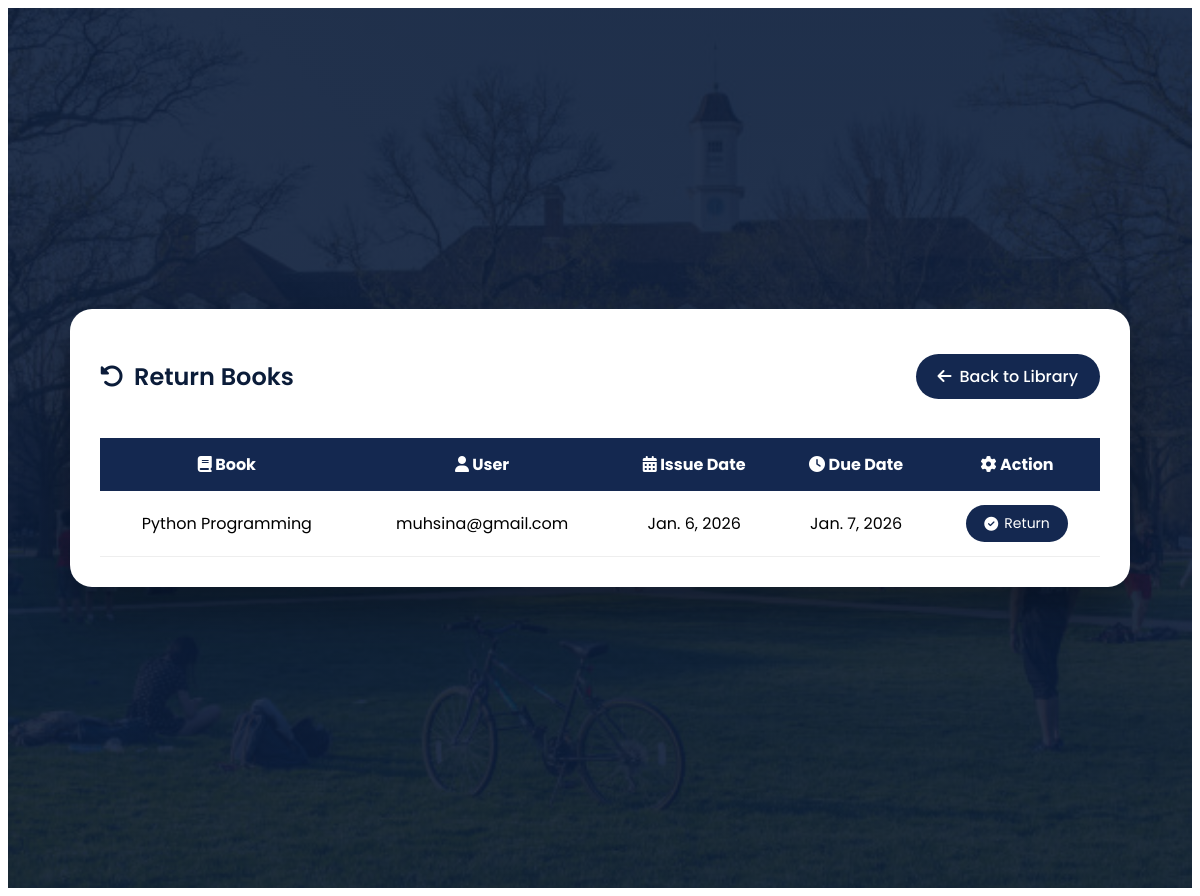
Page /library/return/ (signed in) on the earlier database version.
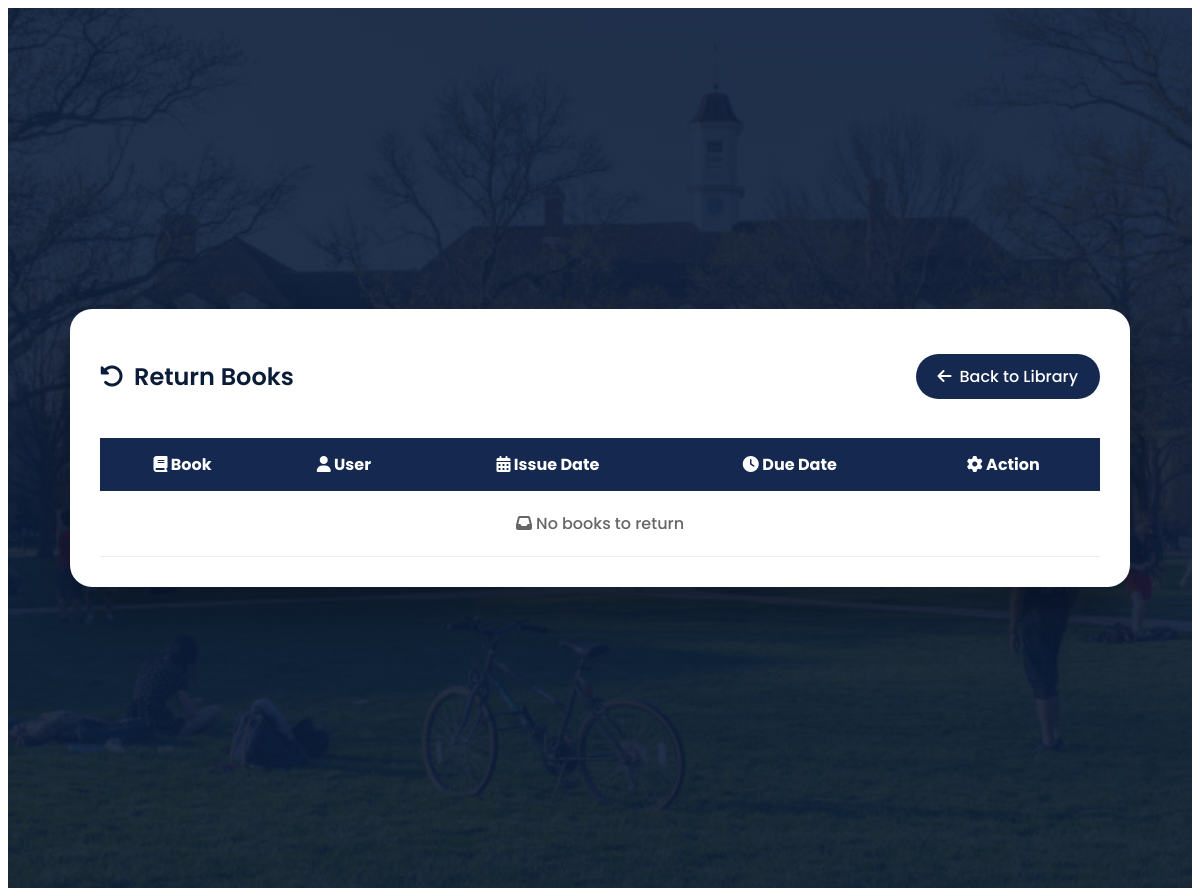
Same page on the later database version.
### library/models.py (models this page shows, shortened)
class Issue(models.Model):
    STATUS_CHOICES = (
        ('ISSUED', 'Issued'),
        ('RETURNED', 'Returned'),
    )
    book = models.ForeignKey(Book, on_delete=models.CASCADE,null= True)
    user = models.ForeignKey(
        settings.AUTH_USER_MODEL,  # <-- use this instead of User
        on_delete=models.CASCADE,null=True
    )
    issue_date = models.DateField(auto_now_add=True,null=True)
    due_date = models.DateField(null=True)
    return_date = models.DateField(null=True, blank=True)
    fine = models.DecimalField(
        max_digits=6,
        decimal_places=2,
        default=0,null=True
    )
    status = models.CharField(
        max_length=10,
        choices=STATUS_CHOICES,
        default='ISSUED',null=True
    )

class Book(models.Model):
    title = models.CharField(max_length=200,null=True)
    author = models.CharField(max_length=150,null=True)
    isbn = models.CharField(max_length=20, unique=True,null=True)
    category = models.CharField(max_length=100,null=True)
    total_copies = models.PositiveIntegerField(null=True)
    available_copies = models.PositiveIntegerField(null=True)
    created_at = models.DateTimeField(auto_now_add=True,null=True)

### accounts/models.py (models this page shows)
class User(AbstractUser):
    ROLE_CHOICES = (
        ('student','Student'),
        ('teacher','Teacher'),
        ('parent','Parent'),
    )
    role = models.CharField(
        max_length=10,
        choices=ROLE_CHOICES,
        blank=True,
        null=True
    )

### library/views.py (the view)
# urls.py: path('return/', views.return_book_list, name='return-book-list'),
@login_required
@user_passes_test(is_staff)
def return_book_list(request):
    issues = Issue.objects.filter(status='ISSUED')
    return render(request, 'library/return_book_list.html', {'issues': issues})

### library/views.py (called while the page is built)
def is_staff(user):
    return user.is_staff

### templates/library/return_book_list.html (shortened to what this page needs)
{% extends 'base.html' %}
{% load static %}
{% block content %}
<div class="return-page">
    <div class="return-list-container">
        <div class="return-list-header">
            <h2>
                <i class="fas fa-undo-alt"></i>
                Return Books
            </h2>
            <a href="{% url 'library-menu' %}" class="btn-back">
                <i class="fas fa-arrow-left"></i>
                Back to Library
            </a>
        </div>
        <table>
            <thead>
                <tr>
                    <th><i class="fas fa-book"></i> Book</th>
                    <th><i class="fas fa-user"></i> User</th>
                    <th><i class="fas fa-calendar-alt"></i> Issue Date</th>
                    <th><i class="fas fa-clock"></i> Due Date</th>
                    <th><i class="fas fa-cog"></i> Action</th>
                </tr>
            </thead>
            <tbody>
                {% for issue in issues %}
                <tr>
                    <td>{{ issue.book.title }}</td>
                    <td>{{ issue.user.username }}</td>
                    <td>{{ issue.issue_date }}</td>
                    <td>{{ issue.due_date }}</td>
                    <td>
                        <a href="{% url 'return-book' issue.id %}" class="btn-return">
                            <i class="fas fa-check-circle"></i>
                            Return
                        </a>
                    </td>
                </tr>
                {% empty %}
                <tr>
                    <td colspan="5" class="empty-row">
                        <i class="fas fa-inbox"></i>
                        No books to return
                    </td>
                </tr>
                {% endfor %}
            </tbody>
        </table>
    </div>
</div>
{% endblock %}

Differences in the rows shown:
no longer on this page (row edited): Issue: book "Python Programming", user.username "muhsina@gmail.com", issue_date "Jan. 6, 2026", due_date "Jan. 7, 2026"
Other differences:
text now shown: "No books to return"
